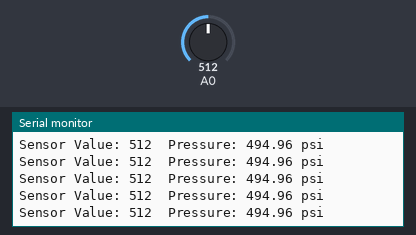
Simulated run of this sketch. Board: Arduino Uno, built with avr-gcc and run on an emulated ATmega328P. Shown: the last lines printed to the serial monitor. The inputs (shaded band) are chosen by the test bench; at power-on: A0 = 512.

Above: at 2.7 s.
2.8 s: A0 set to 924
At 2.94 s:
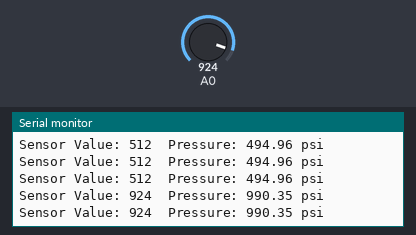
4.3 s: A0 set to 951
At 4.35 s:
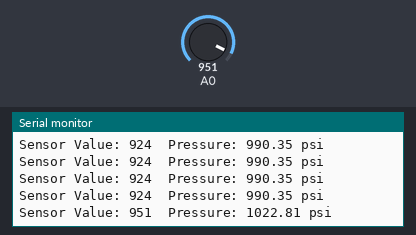
Timing chart, 0 to 7.3 s (numbered marks = the images above; inputs shaded):
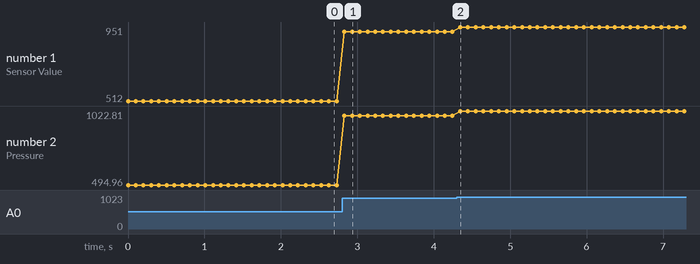

The sketch:

autex.ino
```cpp
// Constants - need to configure these based on the pressure sensor
float MIN_PSI = 15;
float MAX_PSI = 1000;
float MIN_VOLTAGE = 0.5;
float MAX_VOLTAGE = 4.5;

void setup() {
  Serial.begin(9600);
}

void loop() {
  int sensorVal = analogRead(A0);
  Serial.print("Sensor Value: ");
  Serial.print(sensorVal);
  float psi = get_pressure(sensorVal);
  Serial.print("\tPressure: ");
  Serial.print(psi);
  Serial.println(" psi");
  delay(100);
}

float map_val(float x, float in_min, float in_max, float out_min, float out_max) {
  return (x - in_min) * (out_max - out_min) / (in_max - in_min) + out_min;
}

float get_pressure(int sensor_val) {
//  float voltage_diff = MAX_VOLTAGE - MIN_VOLTAGE;
//  float psi_diff = MAX_PSI - MIN_PSI;
//  float psi = (voltage - MIN_VOLTAGE) * (psi_diff / voltage_diff) + MIN_PSI;
//  float psi = map(0.65, MIN_VOLTAGE, MAX_VOLTAGE, MIN_PSI, MAX_PSI);
  float voltage = map_val(sensor_val, 0.00, 1024.00, 0.00, 5.00) + 0.0100;
  float psi = map_val(voltage, MIN_VOLTAGE, MAX_VOLTAGE, MIN_PSI, MAX_PSI);
  psi -= MIN_PSI;
  return psi;
}
```

Measured:
- after the input at 2.8 s, the serial monitor: prints a new line at once (image 1)
- after the input at 4.3 s, the serial monitor: prints a new line after 0.05 s (image 2)
- plotted number 1: 512 → 924 after the input at 2.8 s, 924 → 951 after the input at 4.3 s
- plotted number 2: 494.96 → 990.35 after the input at 2.8 s, 990.35 → 1022.81 after the input at 4.3 s
